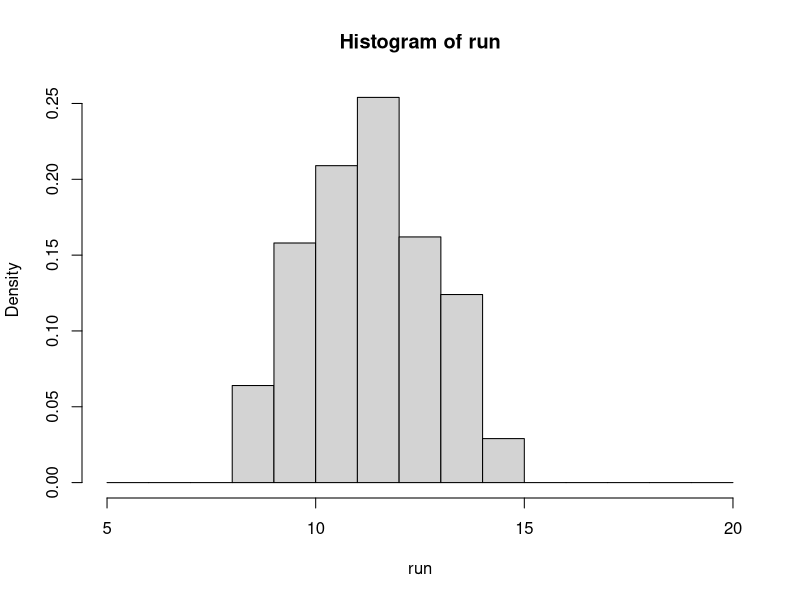

Write R code to recreate this figure.
# To obtain n samples of RoI 
# example given in the lecture

GenRoI <- function(n) {
  # Initialize
  X <- rep(0,n) 
    
  for (i in 1:n) {
    # Generate a sample of Uniform[0,1]
    U <- runif(1, 0, 1)
  
    # Check the chain of IF conditions
    # and give a sample of x based on the value of U
    if ( U <= 0.07) 
      X[i] <- 9
    else if (0.07 < U && U <= 0.22)
      X[i] <- 10
    else if (0.22 < U && U <= 0.45)
      X[i] <- 11
    else if (0.45 < U && U <= 0.7)
      X[i] <- 12
    else if (0.7 < U && U <= 0.85)
      X[i] <- 13
    else if (0.85 < U && U <= 0.97)
      X[i] <- 14
    else
      X[i] <- 15
  }
  
  return(X)
}

run <- GenRoI(1000)
hist(run, breaks = c(5:20), freq = FALSE)
